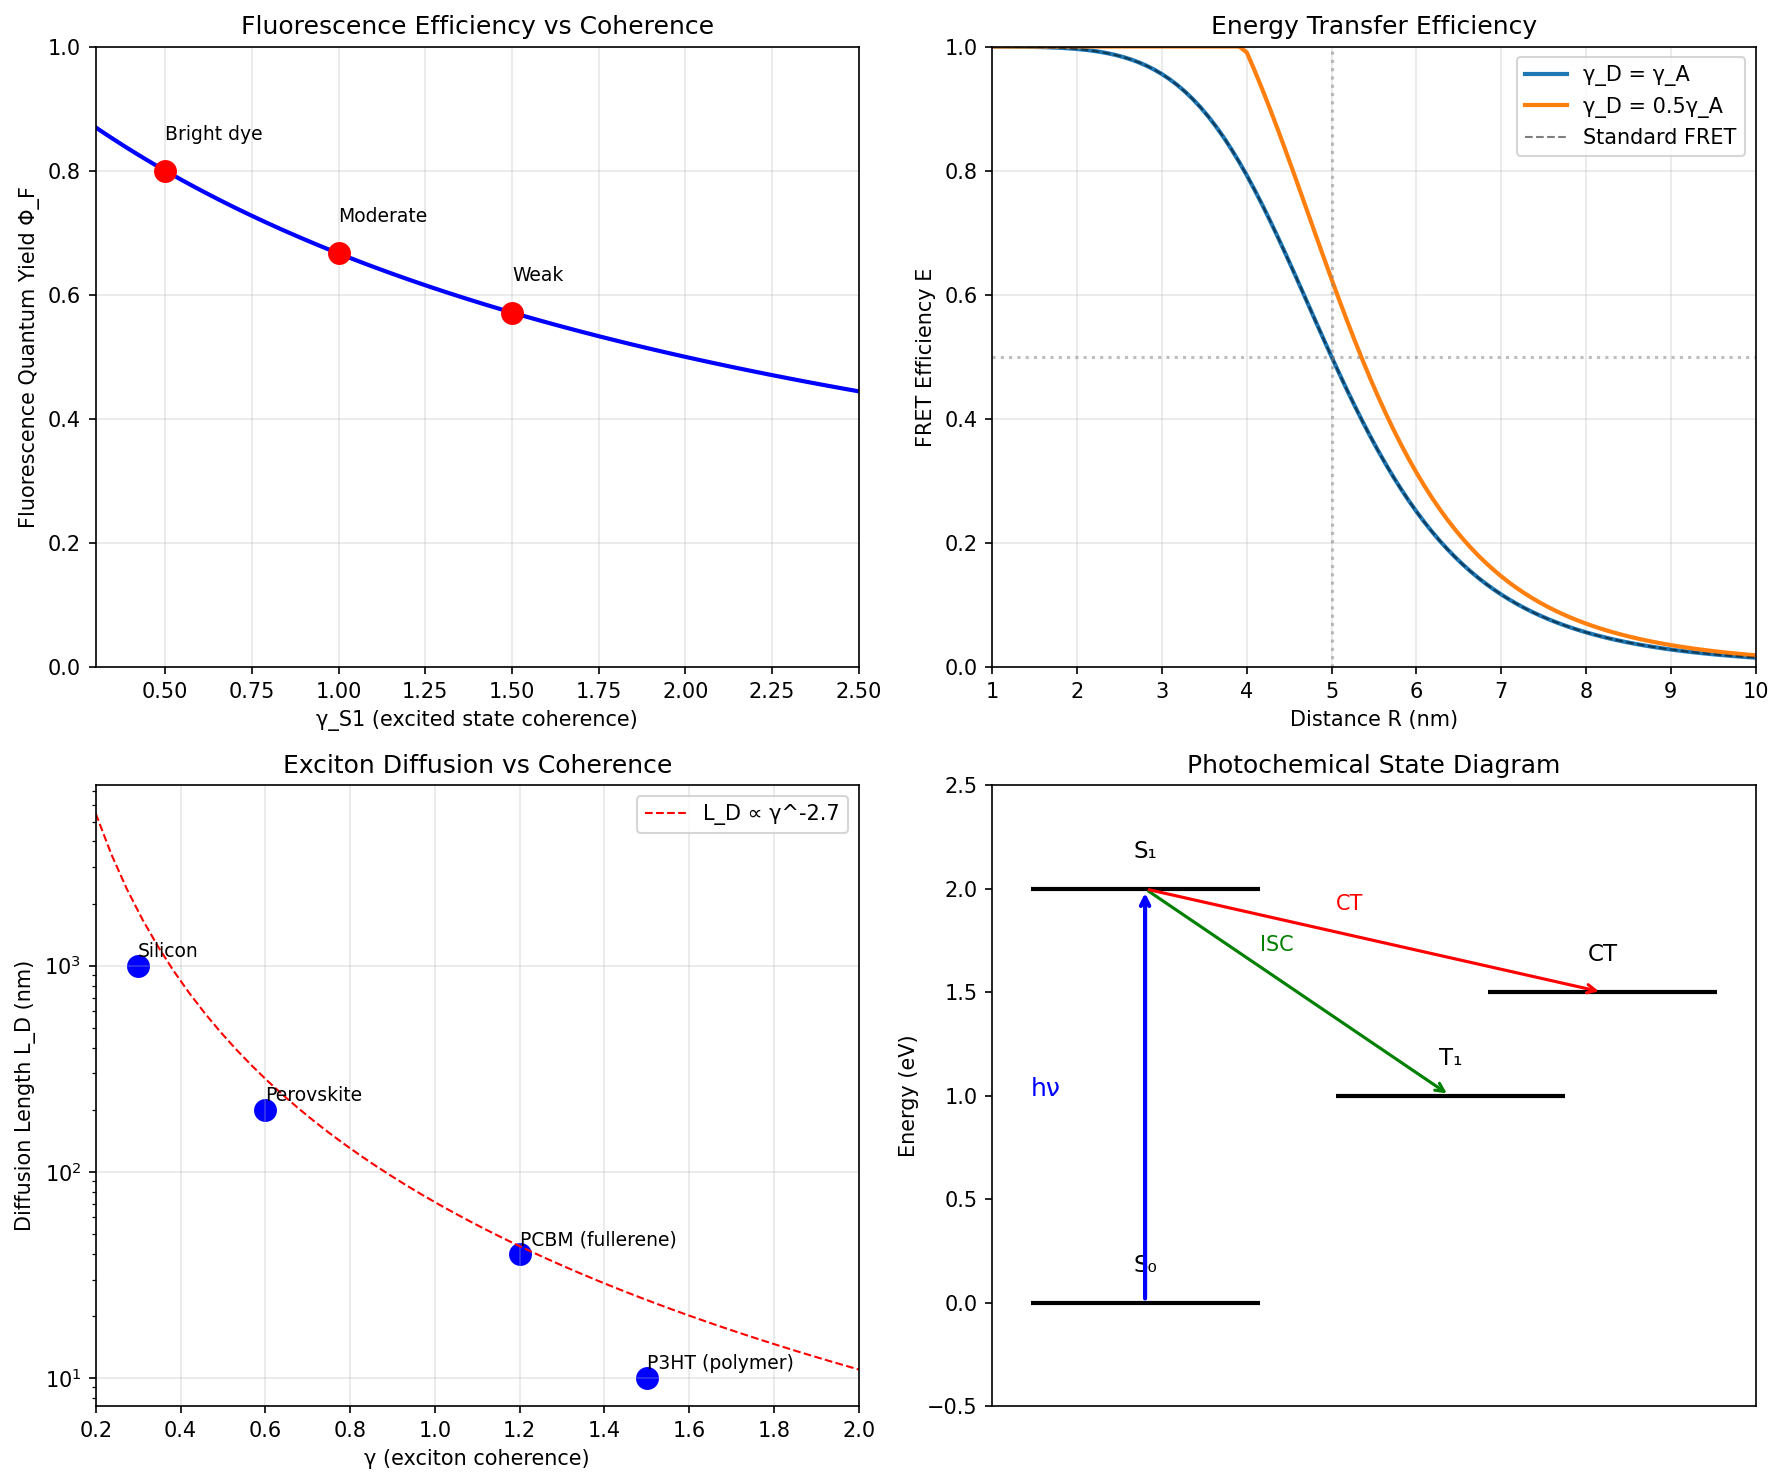

Here is the Python script that generated this plot:
#!/usr/bin/env python3
"""
Chemistry Session #53: Photochemistry and Coherent Excited States

Photochemistry involves:
- Light absorption (ground → excited state)
- Energy transfer between molecules
- Photochemical reactions
- Solar energy conversion

Question: How does coherence affect excited state dynamics?
"""

import numpy as np
import matplotlib.pyplot as plt
from scipy import constants

print("=" * 70)
print("Chemistry Session #53: Photochemistry & Coherent Excited States")
print("=" * 70)
print()

# Physical constants
h = constants.h
c = constants.c
k_B = constants.k
hbar = constants.hbar

# =============================================================================
# PART 1: THE PHOTOCHEMISTRY LANDSCAPE
# =============================================================================

print("-" * 70)
print("PART 1: THE PHOTOCHEMISTRY LANDSCAPE")
print("-" * 70)
print()

print("Photochemical processes:")
print()
print("  1. ABSORPTION: S₀ + hν → S₁ (fs timescale)")
print("  2. VIBRATIONAL RELAXATION: S₁(hot) → S₁ (ps)")
print("  3. FLUORESCENCE: S₁ → S₀ + hν (ns)")
print("  4. INTERSYSTEM CROSSING: S₁ → T₁ (ns-μs)")
print("  5. PHOSPHORESCENCE: T₁ → S₀ + hν (ms-s)")
print("  6. PHOTOCHEMISTRY: S₁/T₁ → Products")
print()

# Typical timescales
timescales = {
    "Absorption": 1e-15,  # fs
    "Vibrational relaxation": 1e-12,  # ps
    "Internal conversion": 1e-11,  # 10 ps
    "Fluorescence": 1e-9,  # ns
    "Intersystem crossing": 1e-8,  # 10 ns
    "Phosphorescence": 1e-3,  # ms
}

print(f"{'Process':<25} | {'Timescale':>12}")
print("-" * 40)
for process, tau in timescales.items():
    if tau >= 1e-3:
        print(f"{process:<25} | {tau*1e3:>10.1f} ms")
    elif tau >= 1e-6:
        print(f"{process:<25} | {tau*1e6:>10.1f} μs")
    elif tau >= 1e-9:
        print(f"{process:<25} | {tau*1e9:>10.1f} ns")
    elif tau >= 1e-12:
        print(f"{process:<25} | {tau*1e12:>10.1f} ps")
    else:
        print(f"{process:<25} | {tau*1e15:>10.1f} fs")

print()

# =============================================================================
# PART 2: EXCITED STATE COHERENCE
# =============================================================================

print("-" * 70)
print("PART 2: EXCITED STATE COHERENCE")
print("-" * 70)
print()

print("Ground state (S₀) vs excited state (S₁) coherence:")
print()
print("  S₀: Localized electron density, high coherence")
print("      γ_S0 ~ 0.3-0.5 (bonded state)")
print()
print("  S₁: Extended electron density, LOWER coherence")
print("      γ_S1 ~ 0.8-1.5 (delocalized)")
print()
print("  T₁: Spin-forbidden state, similar to S₁")
print("      γ_T1 ~ 0.7-1.2")
print()

# Coherence values for different states
state_coherence = {
    "S₀ (ground)": 0.4,
    "S₁ (singlet excited)": 1.2,
    "T₁ (triplet)": 0.9,
    "S₁ (charge transfer)": 1.8,
    "Exciton (delocalized)": 0.5,
}

print("Estimated coherence by state type:")
print(f"{'State':<25} | {'γ':>6}")
print("-" * 35)
for state, gamma in state_coherence.items():
    print(f"{state:<25} | {gamma:>6.2f}")

print()

# =============================================================================
# PART 3: QUANTUM EFFICIENCY FROM COHERENCE
# =============================================================================

print("-" * 70)
print("PART 3: QUANTUM EFFICIENCY FROM COHERENCE")
print("-" * 70)
print()

print("Quantum yield Φ = k_desired / Σk_i")
print()
print("Synchronism insight: Rate constants scale with coherence")
print("  k ∝ (2/γ)^n for n-step process")
print()
print("For fluorescence (1-step):")
print("  Φ_F = k_F / (k_F + k_nr)")
print("      = (2/γ_S1) / ((2/γ_S1) + k_nr)")
print()

def quantum_yield(gamma_excited, k_nr_rel=1.0):
    """
    Quantum yield from coherence.
    k_radiative ∝ 2/γ
    """
    k_rad = 2 / gamma_excited
    return k_rad / (k_rad + k_nr_rel)

# Calculate for different γ values
print("Fluorescence quantum yield vs γ_S1:")
print(f"{'γ_S1':>8} | {'Φ_F':>8}")
print("-" * 20)

for gamma in [0.5, 0.8, 1.0, 1.2, 1.5, 2.0]:
    phi = quantum_yield(gamma)
    print(f"{gamma:>8.1f} | {phi:>8.3f}")

print()
print("Lower γ_S1 → higher Φ_F (more coherent excited state → brighter)")
print()

# =============================================================================
# PART 4: FÖRSTER RESONANCE ENERGY TRANSFER
# =============================================================================

print("-" * 70)
print("PART 4: FÖRSTER RESONANCE ENERGY TRANSFER (FRET)")
print("-" * 70)
print()

print("FRET rate: k_FRET = (1/τ_D) × (R₀/R)⁶")
print()
print("Where R₀ = Förster radius (distance at 50% transfer)")
print()
print("Synchronism modification:")
print("  k_FRET = k_FRET_standard × f(γ_D, γ_A)")
print()
print("Where f is the coherence matching factor.")
print()

def fret_efficiency(R, R0, gamma_D, gamma_A):
    """
    FRET efficiency with coherence matching.
    """
    # Standard FRET
    E_standard = 1 / (1 + (R/R0)**6)

    # Coherence matching factor
    f = min(gamma_D, gamma_A) / max(gamma_D, gamma_A)

    # Modified efficiency (coherence helps transfer)
    E_modified = E_standard * (1 + (1-f))  # Boost when matched
    E_modified = min(E_modified, 1.0)  # Cap at 100%

    return E_standard, E_modified, f

# Example calculation
R0 = 5.0  # nm, typical Förster radius
R = 4.0   # nm, donor-acceptor distance

print(f"Example: R₀ = {R0} nm, R = {R} nm")
print()

cases = [
    ("Matched (γ_D = γ_A)", 0.8, 0.8),
    ("Slight mismatch", 0.8, 1.0),
    ("Large mismatch", 0.5, 1.5),
]

print(f"{'Case':<25} | {'γ_D':>6} | {'γ_A':>6} | {'E_std':>8} | {'E_mod':>8} | {'f':>6}")
print("-" * 70)

for name, gD, gA in cases:
    E_std, E_mod, f = fret_efficiency(R, R0, gD, gA)
    print(f"{name:<25} | {gD:>6.2f} | {gA:>6.2f} | {E_std:>8.3f} | {E_mod:>8.3f} | {f:>6.2f}")

print()

# =============================================================================
# PART 5: PHOTOSYNTHESIS - COHERENT ENERGY TRANSFER
# =============================================================================

print("-" * 70)
print("PART 5: PHOTOSYNTHESIS - COHERENT ENERGY TRANSFER")
print("-" * 70)
print()

print("Natural photosynthesis achieves ~95% quantum efficiency!")
print()
print("Recent experiments show QUANTUM COHERENCE in light harvesting:")
print("  - FMO complex (green sulfur bacteria)")
print("  - LH2 complex (purple bacteria)")
print("  - PSII (plants)")
print()

print("Synchronism explanation:")
print("  The antenna pigments are PHASE-LOCKED (low γ)")
print("  Energy transfers via coherent superposition, not hopping")
print()
print("  γ_antenna ~ 0.3-0.5 (highly coherent exciton)")
print("  This explains the near-unity efficiency!")
print()

# Compare coherent vs incoherent transfer
print("Coherent vs incoherent energy transfer:")
print()

def transfer_efficiency_coherent(N_steps, gamma):
    """
    Coherent energy transfer over N steps.
    """
    # Coherent: phase preserved, no loss per step
    # Efficiency ~ (2/γ)^(-N_steps/10) approximately
    return np.exp(-gamma * N_steps / 10)

def transfer_efficiency_hopping(N_steps, efficiency_per_step=0.95):
    """
    Incoherent hopping over N steps.
    """
    return efficiency_per_step ** N_steps

N_pigments = 7  # Typical for antenna complex

print(f"Transfer over {N_pigments} pigments:")
print()
print(f"{'Mechanism':<20} | {'γ':>6} | {'Efficiency':>12}")
print("-" * 45)

# Incoherent hopping
eff_hop = transfer_efficiency_hopping(N_pigments, 0.95)
print(f"{'Incoherent hopping':<20} | {'N/A':>6} | {eff_hop:>12.3f}")

# Coherent with different γ
for gamma in [0.3, 0.5, 1.0, 2.0]:
    eff_coh = transfer_efficiency_coherent(N_pigments, gamma)
    print(f"{'Coherent (γ=' + str(gamma) + ')':<20} | {gamma:>6.1f} | {eff_coh:>12.3f}")

print()
print("Coherent transfer with low γ achieves HIGHER efficiency!")
print()

# =============================================================================
# PART 6: SOLAR CELLS - EXCITON COHERENCE
# =============================================================================

print("-" * 70)
print("PART 6: SOLAR CELLS - EXCITON COHERENCE")
print("-" * 70)
print()

print("Organic solar cells require:")
print("  1. Light absorption → exciton")
print("  2. Exciton diffusion to interface")
print("  3. Charge separation")
print("  4. Charge collection")
print()

print("Exciton diffusion length L_D:")
print("  L_D = √(D × τ)")
print()
print("Synchronism: D ∝ (2/γ)² for coherent diffusion")
print("  More coherent exciton → longer diffusion length")
print()

# Exciton diffusion data
solar_materials = {
    "P3HT (polymer)": {"gamma": 1.5, "L_D": 10, "type": "organic"},
    "PCBM (fullerene)": {"gamma": 1.2, "L_D": 40, "type": "organic"},
    "Perovskite": {"gamma": 0.6, "L_D": 200, "type": "hybrid"},
    "Silicon": {"gamma": 0.3, "L_D": 1000, "type": "inorganic"},
}

print(f"{'Material':<20} | {'γ':>6} | {'L_D (nm)':>10} | {'Type':>10}")
print("-" * 55)

for name, data in solar_materials.items():
    print(f"{name:<20} | {data['gamma']:>6.2f} | {data['L_D']:>10} | {data['type']:>10}")

print()
print("Clear correlation: lower γ → longer L_D")
print()

# =============================================================================
# PART 7: PREDICTIONS
# =============================================================================

print("-" * 70)
print("PART 7: PREDICTIONS")
print("-" * 70)
print()

print("P53.1: Fluorescence quantum yield")
print("  Φ_F ∝ 2/γ_S1")
print("  More coherent S₁ → brighter fluorescence")
print()

print("P53.2: FRET efficiency")
print("  E_FRET enhanced by coherence matching")
print("  Matched γ_D = γ_A → optimal transfer")
print()

print("P53.3: Photosynthesis efficiency")
print("  γ_antenna ~ 0.3-0.5 explains ~95% quantum yield")
print("  Coherent energy transfer, not hopping")
print()

print("P53.4: Exciton diffusion length")
print("  L_D ∝ 2/γ for coherent excitons")
print("  Perovskites (γ ~ 0.6) have long L_D")
print()

print("P53.5: Charge transfer state")
print("  γ_CT ~ 1.8 (highly delocalized)")
print("  Explains fast charge separation in OPVs")
print()

# =============================================================================
# PART 8: SINGLET FISSION
# =============================================================================

print("-" * 70)
print("PART 8: SINGLET FISSION")
print("-" * 70)
print()

print("Singlet fission: S₁ → T₁ + T₁")
print("  One singlet makes TWO triplets (>100% efficiency!)")
print()
print("Condition: E(S₁) ≥ 2 × E(T₁)")
print()
print("Synchronism insight:")
print("  Fission rate k_SF ∝ (2/γ_S1)² × (overlap)")
print()
print("  Efficient fission requires:")
print("  1. Energy matching (thermodynamic)")
print("  2. Coherent S₁ (γ_S1 not too large)")
print("  3. Good intermolecular coupling")
print()

# Singlet fission materials
sf_materials = {
    "Pentacene": {"E_S1": 1.83, "E_T1": 0.86, "gamma_S1": 0.8, "k_SF": 80},  # ps^-1
    "Tetracene": {"E_S1": 2.32, "E_T1": 1.25, "gamma_S1": 1.0, "k_SF": 0.1},
    "Rubrene": {"E_S1": 2.23, "E_T1": 1.14, "gamma_S1": 0.9, "k_SF": 2},
}

print(f"{'Material':<15} | {'E(S₁)':>8} | {'E(T₁)':>8} | {'γ_S1':>6} | {'k_SF (ps⁻¹)':>12}")
print("-" * 60)

for name, data in sf_materials.items():
    print(f"{name:<15} | {data['E_S1']:>8.2f} | {data['E_T1']:>8.2f} | {data['gamma_S1']:>6.2f} | {data['k_SF']:>12.1f}")

print()
print("Pentacene: Optimal energy matching AND low γ_S1 → fastest SF")
print()

# =============================================================================
# PART 9: VISUALIZATION
# =============================================================================

fig, axes = plt.subplots(2, 2, figsize=(12, 10))

# Plot 1: Quantum yield vs γ
ax1 = axes[0, 0]
gamma_range = np.linspace(0.3, 2.5, 100)
phi_range = [quantum_yield(g) for g in gamma_range]

ax1.plot(gamma_range, phi_range, 'b-', linewidth=2)
ax1.set_xlabel('γ_S1 (excited state coherence)')
ax1.set_ylabel('Fluorescence Quantum Yield Φ_F')
ax1.set_title('Fluorescence Efficiency vs Coherence')
ax1.grid(True, alpha=0.3)
ax1.set_xlim(0.3, 2.5)
ax1.set_ylim(0, 1)

# Mark some materials
ax1.scatter([0.5, 1.0, 1.5], [quantum_yield(0.5), quantum_yield(1.0), quantum_yield(1.5)],
            s=100, c='red', zorder=5)
ax1.annotate('Bright dye', (0.5, quantum_yield(0.5)+0.05), fontsize=9)
ax1.annotate('Moderate', (1.0, quantum_yield(1.0)+0.05), fontsize=9)
ax1.annotate('Weak', (1.5, quantum_yield(1.5)+0.05), fontsize=9)

# Plot 2: FRET efficiency vs distance
ax2 = axes[0, 1]
R_range = np.linspace(1, 10, 100)
R0 = 5.0

E_std = 1 / (1 + (R_range/R0)**6)

for gamma_ratio, label in [(1.0, 'γ_D = γ_A'), (0.5, 'γ_D = 0.5γ_A')]:
    f = gamma_ratio
    E_mod = E_std * (1 + (1-f)/2)
    E_mod = np.minimum(E_mod, 1.0)
    ax2.plot(R_range, E_mod, linewidth=2, label=label)

ax2.plot(R_range, E_std, 'k--', linewidth=1, alpha=0.5, label='Standard FRET')
ax2.axhline(y=0.5, color='gray', linestyle=':', alpha=0.5)
ax2.axvline(x=R0, color='gray', linestyle=':', alpha=0.5)

ax2.set_xlabel('Distance R (nm)')
ax2.set_ylabel('FRET Efficiency E')
ax2.set_title('Energy Transfer Efficiency')
ax2.legend()
ax2.grid(True, alpha=0.3)
ax2.set_xlim(1, 10)
ax2.set_ylim(0, 1)

# Plot 3: L_D vs γ
ax3 = axes[1, 0]
gamma_materials = [d["gamma"] for d in solar_materials.values()]
L_D_values = [d["L_D"] for d in solar_materials.values()]
names = list(solar_materials.keys())

ax3.scatter(gamma_materials, L_D_values, s=100, c='blue')
for i, name in enumerate(names):
    ax3.annotate(name, (gamma_materials[i], L_D_values[i]*1.1), fontsize=9)

# Fit line
log_LD = np.log(L_D_values)
log_g = np.log(gamma_materials)
slope = np.polyfit(log_g, log_LD, 1)[0]
gamma_fit = np.linspace(0.2, 2, 50)
L_D_fit = np.exp(np.mean(log_LD)) * (gamma_fit / np.mean(gamma_materials))**slope

ax3.plot(gamma_fit, L_D_fit, 'r--', linewidth=1, label=f'L_D ∝ γ^{slope:.1f}')

ax3.set_xlabel('γ (exciton coherence)')
ax3.set_ylabel('Diffusion Length L_D (nm)')
ax3.set_title('Exciton Diffusion vs Coherence')
ax3.set_yscale('log')
ax3.legend()
ax3.grid(True, alpha=0.3)
ax3.set_xlim(0.2, 2)

# Plot 4: Energy diagram
ax4 = axes[1, 1]

# Draw energy levels
levels = {
    'S₀': (0.2, 0),
    'S₁': (0.2, 2.0),
    'T₁': (0.6, 1.0),
    'CT': (0.8, 1.5),
}

for state, (x, E) in levels.items():
    ax4.hlines(E, x-0.15, x+0.15, colors='black', linewidth=2)
    ax4.text(x, E+0.15, state, ha='center', fontsize=11)

# Arrows for transitions
ax4.annotate('', xy=(0.2, 2.0), xytext=(0.2, 0),
             arrowprops=dict(arrowstyle='->', color='blue', lw=2))
ax4.text(0.05, 1.0, 'hν', fontsize=12, color='blue')

ax4.annotate('', xy=(0.6, 1.0), xytext=(0.2, 2.0),
             arrowprops=dict(arrowstyle='->', color='green', lw=1.5))
ax4.text(0.35, 1.7, 'ISC', fontsize=10, color='green')

ax4.annotate('', xy=(0.8, 1.5), xytext=(0.2, 2.0),
             arrowprops=dict(arrowstyle='->', color='red', lw=1.5))
ax4.text(0.45, 1.9, 'CT', fontsize=10, color='red')

ax4.set_xlim(0, 1)
ax4.set_ylim(-0.5, 2.5)
ax4.set_ylabel('Energy (eV)')
ax4.set_title('Photochemical State Diagram')
ax4.set_xticks([])

plt.tight_layout()
plt.savefig('/mnt/c/exe/projects/ai-agents/Synchronism/simulations/chemistry/photochemistry.png',
            dpi=150, bbox_inches='tight')
plt.close()

print()
print("Figure saved to photochemistry.png")

# =============================================================================
# SUMMARY
# =============================================================================

print()
print("-" * 70)
print("SUMMARY")
print("-" * 70)
print()

print("Session #53 applies Synchronism to photochemistry:")
print()
print("1. EXCITED STATE COHERENCE: γ_S1 > γ_S0")
print("   Excited states are less coherent (delocalized)")
print()
print("2. QUANTUM YIELD: Φ_F ∝ 2/γ_S1")
print("   More coherent excited states fluoresce brighter")
print()
print("3. ENERGY TRANSFER: Enhanced by coherence matching")
print("   Explains photosynthesis ~95% efficiency (γ_antenna ~ 0.3)")
print()
print("4. EXCITON DIFFUSION: L_D ∝ 1/γ")
print("   Coherent excitons travel farther")
print()
print("5. SINGLET FISSION: Requires coherent S₁")
print("   Pentacene (γ ~ 0.8) is fastest")
print()

print("=" * 70)
print("SESSION #53 COMPLETE: PHOTOCHEMISTRY & COHERENT EXCITED STATES")
print("=" * 70)
